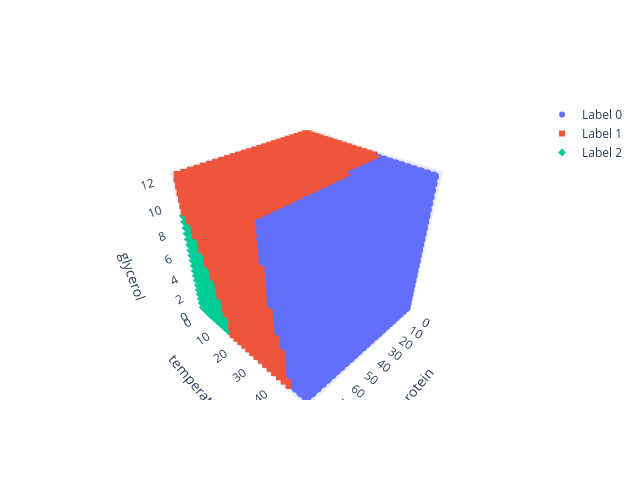

This figure's notebook cell:
### Code cell
plot_scatter_plotly(
    dataset=ds1.isel(grid=slice(None,None,None)),
    component_variable='composition_grid',
    labels='extrap_mean',
    discrete_labels=True,
)

### Figure 1 — Plotly figure (JSON) as saved in the notebook; plotly's stock layout.template omitted (floating-point values rounded to 4 significant figures; data arrays with more than 128 entries replaced by an {"elided": "..."} marker saying what was removed)
{"data": [{"marker": {"color": 0, "size": 6, "symbol": "circle"}, "mode": "markers", "name": "Label 0", "type": "scatter3d", "x": {"elided": "4978 float values"}, "y": {"elided": "4978 float values"}, "z": {"elided": "4978 float values"}}, {"marker": {"color": 1, "size": 6, "symbol": "square"}, "mode": "markers", "name": "Label 1", "type": "scatter3d", "x": {"elided": "9152 float values"}, "y": {"elided": "9152 float values"}, "z": {"elided": "9152 float values"}}, {"marker": {"color": 2, "size": 6, "symbol": "diamond"}, "mode": "markers", "name": "Label 2", "type": "scatter3d", "x": {"elided": "1495 float values"}, "y": {"elided": "1495 float values"}, "z": {"elided": "1495 float values"}}], "layout": {"height": 480, "scene": {"xaxis": {"title": {"text": "protein"}}, "yaxis": {"title": {"text": "temperature"}}, "zaxis": {"title": {"text": "glycerol"}}}, "width": 640}}
